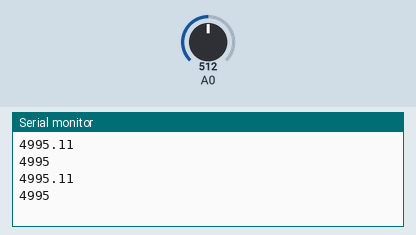
This sketch was run on a simulated Arduino Uno, built with avr-gcc and run on an emulated ATmega328P. Shown: the last lines printed to the serial monitor. The inputs (shaded band) are chosen by the test bench; at power-on: A0 = 512.

Above: at 1.2 s.
1.3 s: A0 set to 716
At 2.6 s:
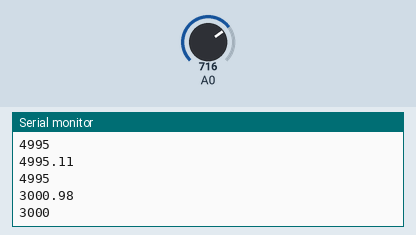
2.8 s: A0 set to 900
At 3.8 s:
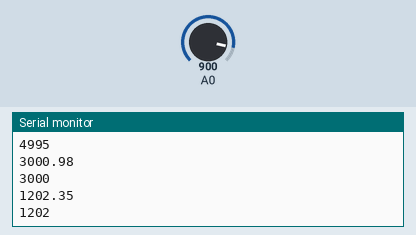
Timing chart, 0 to 5.8 s (numbered marks = the images above; inputs shaded):
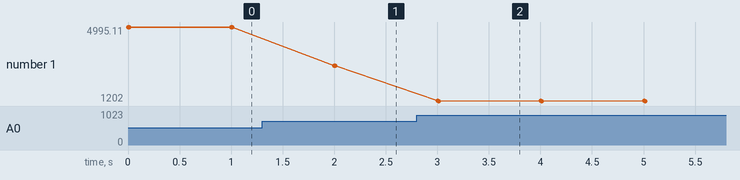

The sketch:

v_reg_test.ino
```cpp
void setup() {
  // put your setup code here, to run once:
  Serial.begin(9600);
  pinMode(A0, INPUT);
}

void loop() {
  // put your main code here, to run repeatedly:
  Serial.println((1023 - analogRead(A0)) / 1023.0 * 10000);
  Serial.println(map(analogRead(A0), 1023.0, 0.0, 0.0, 10000));
  delay(1000);
}
```

Measured:
- after the input at 1.3 s, the serial monitor: prints a new line after 0.70 s (image 1)
- after the input at 2.8 s, the serial monitor: prints a new line after 0.20 s (image 2)
- plotted number 1: 4995 → 3000 after the input at 1.3 s, 3000 → 1202 after the input at 2.8 s
